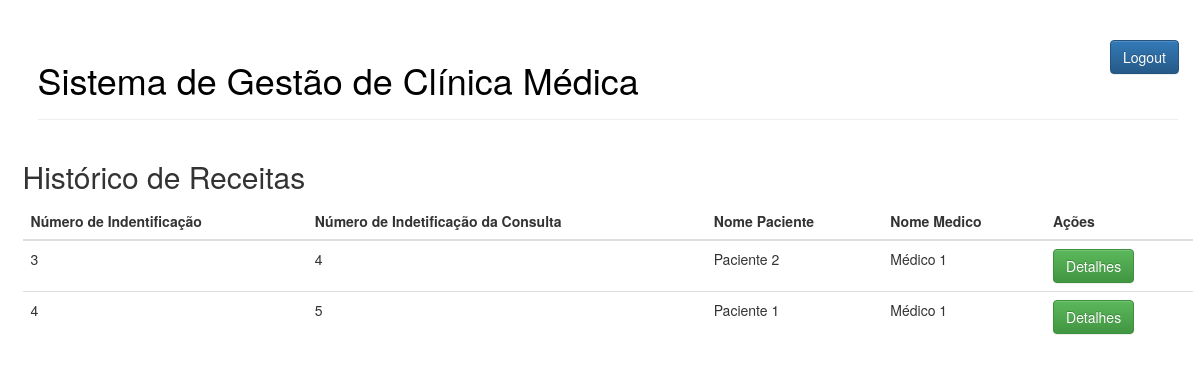
The app's page /receita (signed in) with its own data.
### tcc/models.py (models this page shows)
class Receita(models.Model):
	id_receita = models.AutoField(primary_key=True)
	id_consulta = models.ForeignKey(Consulta, on_delete=models.CASCADE)
	id_medicamento = models.ManyToManyField(Medicamento)
	descricao_receita = models.TextField()
	data_receita = models.DateField(auto_now_add=True)

class Consulta(models.Model):
	id_consulta = models.AutoField(primary_key=True)
	id_paciente = models.ForeignKey(Paciente, on_delete=models.CASCADE)
	id_medico = models.ForeignKey(Medico, on_delete=models.CASCADE)
	data_consulta = models.DateTimeField()

class Paciente(models.Model):
	id_paciente = models.AutoField(primary_key=True)
	nome_paciente = models.CharField(max_length=200)
	dtnasc_paciente = models.DateTimeField()
	endereco_paciente = models.CharField(max_length=250)
	cpf_paciente = models.CharField(unique=True, max_length=11)
	email_paciente = models.CharField(max_length=250)

class Funcionario(models.Model):
	class Meta:
		abstract = True
	nome_funcionario = models.CharField(max_length=200)
	email_funcionario = models.CharField(max_length=250, default='funcionario@email.com')
	cpf_funcionario = models.CharField(unique=True, max_length=11)

class Medico(Funcionario):
	id_medico = models.AutoField(primary_key=True)
	especialidade_medico = models.CharField(max_length=200)

### tcc/views.py (the view)
# urls.py: path('receita', views.get_all_receita, name='get_all_receita'),
def get_all_receita(request):
	receita = Receita.objects.all()
	return render(request, "tcc/receita-all.html", {'receita': receita})

### tcc/templates/tcc/receita-all.html (shortened to what this page needs)
{% extends 'tcc/base.html' %}
{% block content %}
	<h2>Histórico de Receitas</h2>
	<table class="table">
	    <thead>
	      <tr >
	        <th>Número de Indentificação</th>
	        <th>Número de Indetificação da Consulta</th>
	        <th>Nome Paciente</th>
	        <th>Nome Medico</th>
	        <th>Ações</th>
	      </tr>
	    </thead>
	    <tbody>
	    	{% for r in receita %}
	      	<tr>
		        <td><p>{{ r.id_receita}}</p></td>
		        <td><p>{{ r.id_consulta.id_consulta}}</p></td>
		        <td><p>{{ r.id_consulta.id_paciente.nome_paciente}}</p></td>
		        <td><p>{{ r.id_consulta.id_medico.nome_funcionario}}</p></td>
		        <td>
		        	<a class="btn btn-success" href="{% url 'get_receita_byid' receita_id=r.id_receita %}" role="button">Detalhes</a>
		        </td>
	      	</tr>
	      	{% endfor %}
	    </tbody>
	</table>
{% endblock %}

### tcc/static/css/projeto.css (style rules this page uses)
body { padding-left: 15px; }

### records on screen
Receita: id_receita "3", id_consulta.id_consulta "4", id_consulta.id_paciente.nome_paciente "Paciente 2", id_consulta.id_medico.nome_funcionario "Médico 1"
Receita: id_receita "4", id_consulta.id_consulta "5", id_consulta.id_paciente.nome_paciente "Paciente 1", id_consulta.id_medico.nome_funcionario "Médico 1"
